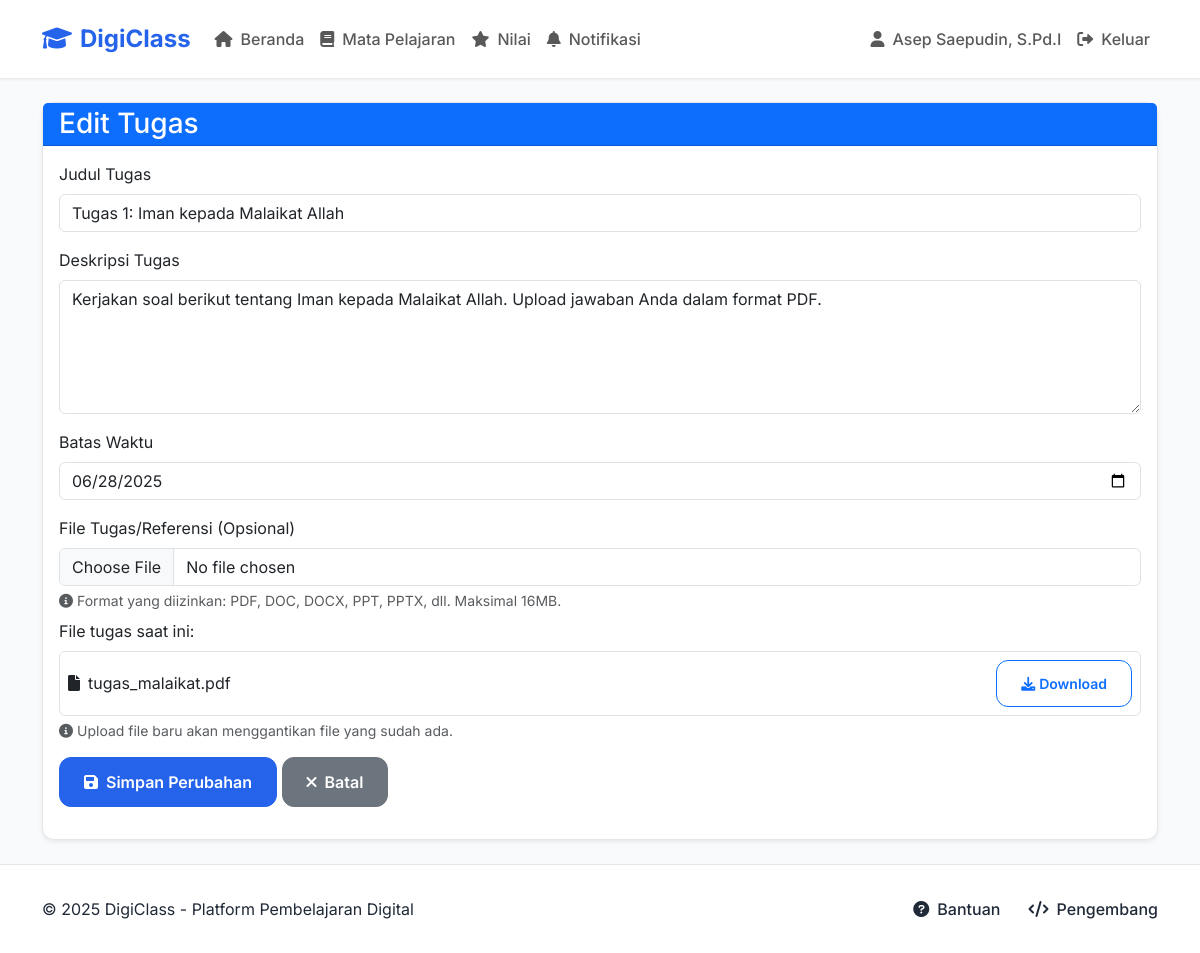
The app's page /assignment/1/edit (signed in) with its own data.
### app.py (models this page shows, shortened)
class User(UserMixin, db.Model):
    id = db.Column(db.Integer, primary_key=True)
    nisn = db.Column(db.String(20), unique=True)  # Untuk siswa
    nip = db.Column(db.String(20), unique=True)   # Untuk guru
    username = db.Column(db.String(80), unique=True, nullable=False)
    email = db.Column(db.String(120), unique=True, nullable=False)
    password_hash = db.Column(db.String(128))
    role = db.Column(db.String(20), nullable=False, default='siswa')  # 'guru', 'siswa'
    kelas = db.Column(db.String(10))  # Hanya untuk siswa
    profile_photo = db.Column(db.String(255), default='default.jpg')  # Nama file foto profil
    courses = db.relationship('Course', backref='instructor', lazy=True)

class Assignment(db.Model):
    id = db.Column(db.Integer, primary_key=True)
    title = db.Column(db.String(100), nullable=False)
    description = db.Column(db.Text, nullable=False)
    course_id = db.Column(db.Integer, db.ForeignKey('course.id'), nullable=False)
    material_id = db.Column(db.Integer, db.ForeignKey('material.id'), nullable=True)
    due_date = db.Column(db.DateTime)
    created_at = db.Column(db.DateTime, default=datetime.utcnow)
    submissions = db.relationship('AssignmentSubmission', backref='assignment', lazy=True)
    task_file_path = db.Column(db.String(255))
    task_original_filename = db.Column(db.String(255))

### app.py (the view, shortened to what this page needs)
@app.route('/assignment/<int:assignment_id>/edit', methods=['GET', 'POST'])
@login_required
def edit_assignment(assignment_id):
    assignment = Assignment.query.get_or_404(assignment_id)
    course = assignment.course
    if current_user.id != course.instructor_id:
        flash('Anda tidak memiliki akses untuk mengedit tugas ini.', 'error')
        return redirect(url_for('view_course', course_id=course.id))
    return render_template('edit_assignment.html', assignment=assignment)

### app.py (called while the page is built)
@app.context_processor
def inject_context():
    return dict(
        current_user=current_user,
        teacher_names=TEACHER_NAMES,
        datetime=datetime,
        date=date
    )

@login_manager.user_loader
def load_user(user_id):
    return User.query.get(int(user_id))

### templates/edit_assignment.html (shortened to what this page needs)
{% extends "base.html" %}
{% block content %}
<div class="container py-4">
    <div class="card shadow-sm">
        <div class="card-header bg-primary text-white py-1">
            <h3 class="mb-0">Edit Tugas</h3>
        </div>
        <div class="card-body">
            <form method="POST" enctype="multipart/form-data">
                <div class="mb-3">
                    <label for="title" class="form-label">Judul Tugas</label>
                    <input type="text" class="form-control" id="title" name="title" value="{{ assignment.title }}" required>
                </div>
                <div class="mb-3">
                    <label for="description" class="form-label">Deskripsi Tugas</label>
                    <textarea class="form-control" id="description" name="description" rows="5" required>{{ assignment.description }}</textarea>
                </div>
                <div class="mb-3">
                    <label for="due_date" class="form-label">Batas Waktu</label>
                    <input type="date" class="form-control" id="due_date" name="due_date" value="{{ assignment.due_date.strftime('%Y-%m-%d') }}" required>
                </div>
                <div class="mb-3">
                    <label for="task_file" class="form-label">File Tugas/Referensi (Opsional)</label>
                    <input type="file" class="form-control" id="task_file" name="task_file">
                    <div class="form-text"><i class="fas fa-info-circle me-1"></i>Format yang diizinkan: PDF, DOC, DOCX, PPT, PPTX, dll. Maksimal 16MB.</div>
                    {% if assignment.task_file_path %}
                    <div class="mt-2">
                        <p class="mb-2">File tugas saat ini:</p>
                        <div class="d-flex align-items-center p-2 border rounded">
                            <i class="fas fa-file me-2"></i>
                            <span>{{ assignment.task_original_filename }}</span>
                            <a href="{{ url_for('download_assignment_file', filename=assignment.task_file_path) }}" class="btn btn-sm btn-outline-primary ms-auto">
                                <i class="fas fa-download me-1"></i>Download
                            </a>
                        </div>
                        <div class="form-text"><i class="fas fa-info-circle me-1"></i>Upload file baru akan menggantikan file yang sudah ada.</div>
                    </div>
                    {% endif %}
                </div>
                <div class="mb-3">
                    <button type="submit" class="btn btn-primary"><i class="fas fa-save me-2"></i>Simpan Perubahan</button>
                    <a href="{{ url_for('view_course', course_id=assignment.course.id) }}" class="btn btn-secondary"><i class="fas fa-times me-2"></i>Batal</a>
                </div>
            </form>
        </div>
    </div>
</div>
{% endblock %}

### templates/base.html (shortened to what this page needs)
<!DOCTYPE html>
<html lang="id">
<head>
    <link href="https://cdn.jsdelivr.net/npm/bootstrap@5.3.2/dist/css/bootstrap.min.css" rel="stylesheet">
    <link href="https://cdnjs.cloudflare.com/ajax/libs/font-awesome/6.0.0/css/all.min.css" rel="stylesheet">
</head>
<body>
    <nav class="navbar navbar-expand-lg sticky-top">
        <div class="container">
            <a class="navbar-brand" href="{{ url_for('index') }}">
                <i class="fas fa-graduation-cap me-2"></i>DigiClass
            </a>
            <div class="collapse navbar-collapse" id="navbarNav">
                <ul class="navbar-nav me-auto">
                    <li class="nav-item">
                        <a class="nav-link {{ 'active' if request.endpoint == 'index' }}" href="{{ url_for('index') }}">
                            <i class="fas fa-home me-2"></i>Beranda
                        </a>
                    </li>
                    <li class="nav-item">
                        <a class="nav-link {{ 'active' if request.endpoint == 'courses' }}" href="{{ url_for('courses') }}">
                            <i class="fas fa-book me-2"></i>Mata Pelajaran
                        </a>
                    </li>
                    {% if current_user.is_authenticated %}
                    <li class="nav-item">
                        <a class="nav-link {{ 'active' if request.endpoint == 'grades' }}" href="{{ url_for('grades') }}">
                            <i class="fas fa-star me-2"></i>Nilai
                        </a>
                    </li>
                    <li class="nav-item">
                        <a class="nav-link {{ 'active' if request.endpoint == 'notifications' }} position-relative" href="{{ url_for('notifications') }}">
                            <i class="fas fa-bell me-2"></i>Notifikasi
                            {% set unread = current_user.notifications|selectattr('is_read', 'equalto', false)|list|length %}
                        </a>
                    </li>
                    {% endif %}
                </ul>
                <ul class="navbar-nav">
                    {% if current_user.is_authenticated %}
                    <li class="nav-item">
                        <a class="nav-link {{ 'active' if request.endpoint == 'profile' }}" href="{{ url_for('profile') }}">
                            <i class="fas fa-user me-2"></i>{{ current_user.username }}
                        </a>
                    </li>
                    <li class="nav-item">
                        <a class="nav-link" href="{{ url_for('logout') }}">
                            <i class="fas fa-sign-out-alt me-2"></i>Keluar
                        </a>
                    </li>
                    {% else %}
                    <li class="nav-item">
                        <a class="nav-link btn btn-primary text-white ms-2" href="{{ url_for('login') }}">
                            <i class="fas fa-sign-in-alt me-2"></i>Masuk
                        </a>
                    </li>
                    {% endif %}
                </ul>
            </div>
        </div>
    </nav>
    <main class="flex-grow-1">
        {% block content %}{% endblock %}
    </main>
    <footer class="footer">
        <div class="container">
            <div class="row align-items-center">
                <div class="col-md-6 text-center text-md-start">
                    <p class="mb-0">&copy; 2025 DigiClass - Platform Pembelajaran Digital</p>
                </div>
                <div class="col-md-6 text-center text-md-end">
                    <a href="{{ url_for('help') }}" class="footer-link me-4">
                        <i class="fas fa-question-circle me-2"></i>Bantuan
                    </a>
                    <a href="{{ url_for('developers') }}" class="footer-link">
                        <i class="fas fa-code me-2"></i>Pengembang
                    </a>
                </div>
            </div>
        </div>
    </footer>
</body>
</html>

### templates/base.html (style rules this page uses)
:root { --primary: #2563eb; --primary-dark: #1d4ed8; --primary-light: #60a5fa; --secondary: #38bdf8; --success: #34d399; --warning: #fbbf24; --danger: #f87171; --dark: #1f2937; --light: #f3f4f6; --white: #ffffff; --body-bg: #f9fafb; --body-color: #1f2937; --border-color: #e5e7eb; --border-radius: 0.75rem; --transition: all 0.3s ease; }
body { font-family: 'Inter', sans-serif; min-height: 100vh; display: flex; flex-direction: column; background-color: var(--body-bg); color: var(--body-color); }
.navbar { background: var(--white); box-shadow: 0 1px 3px rgba(0,0,0,0.1); padding: 1rem 0; }
.navbar-brand { font-weight: 700; font-size: 1.5rem; color: var(--primary) !important; }
.nav-link { font-weight: 500; padding: 0.5rem 1rem; border-radius: var(--border-radius); transition: var(--transition); }
.btn { padding: 0.75rem 1.5rem; border-radius: var(--border-radius); font-weight: 600; transition: var(--transition); }
.btn-primary { background: var(--primary); border-color: var(--primary); }
.card { border: 1px solid var(--border-color); border-radius: var(--border-radius); background: var(--white); transition: var(--transition); }
.footer { background: var(--white); border-top: 1px solid var(--border-color); padding: 2rem 0; margin-top: auto; }
.footer-link { color: var(--dark); text-decoration: none; transition: var(--transition); font-weight: 500; }

### records on screen
User: username "Asep Saepudin, S.Pd.I"
Assignment: title "Tugas 1: Iman kepada Malaikat Allah", description "Kerjakan soal berikut tentang Iman kepada Malaikat Allah. Upload jawaban Anda dalam format PDF.", due_date "06/28/2025", task_original_filename "tugas_malaikat.pdf"
